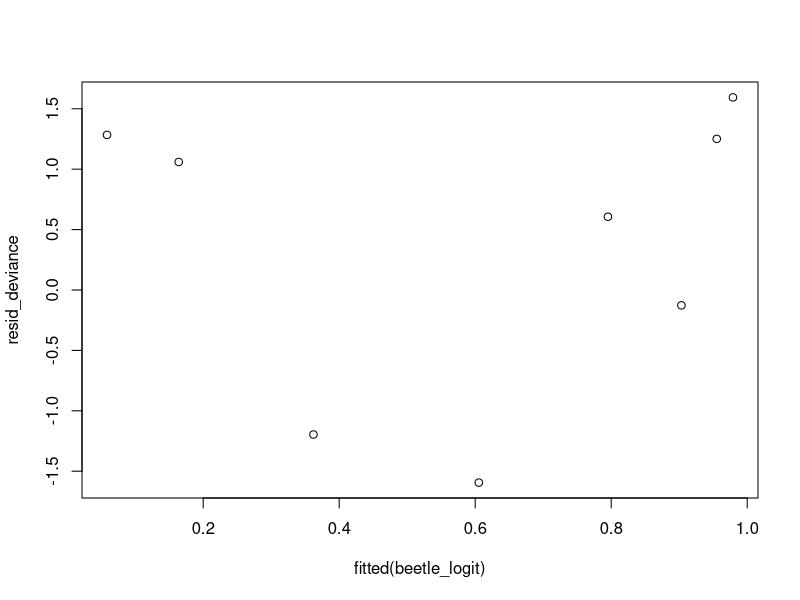
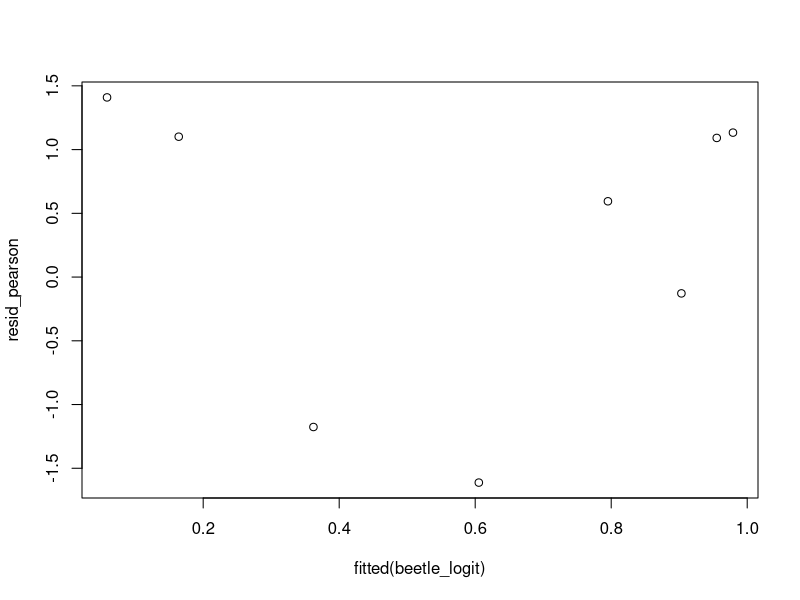
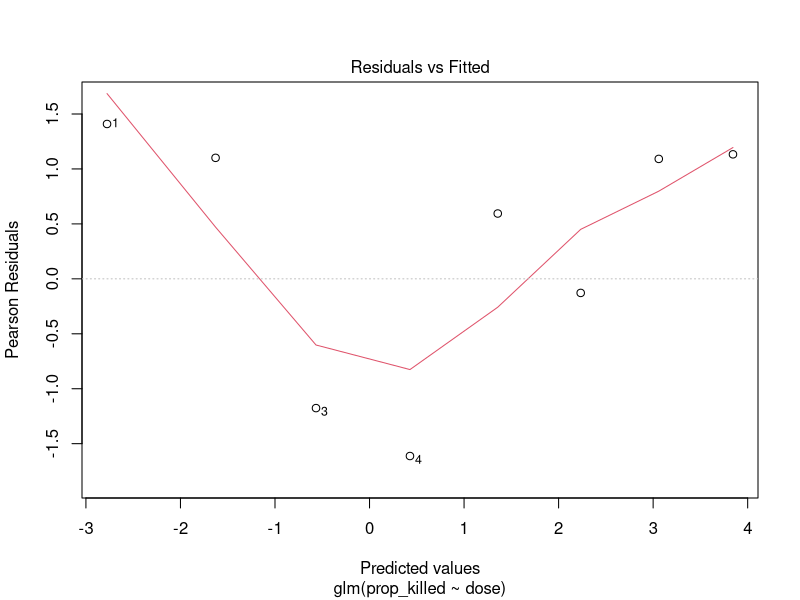

These figures' R source, in order:
## ---- chunk 1
knitr::opts_knit$set(root.dir = '../datasets')
## ---- chunk 2
beetle <- read.csv("beetle.csv")
beetle$prop_killed <- beetle$killed / beetle$exposed
## ---- chunk 3
beetle_logit <- glm(prop_killed ~ dose, data = beetle, family = binomial,
                    weights = exposed)
resid_pearson <- residuals(beetle_logit, type = "pearson")
resid_pearson
resid_deviance <- residuals(beetle_logit, type = "deviance")
resid_deviance
## ---- chunk 4
sum(resid_pearson^2)
## ---- chunk 5
qchisq(0.95, df = 6)
## ---- chunk 6
sum(resid_deviance^2)
## ---- chunk 7
summary(beetle_logit)
## ---- chunk 8
plot(fitted(beetle_logit), resid_deviance)
## ---- chunk 9
plot(fitted(beetle_logit), resid_pearson)
## ---- chunk 10
plot(beetle_logit, which = 1)
